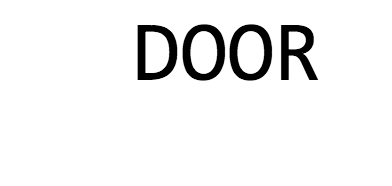
#> input picture HW3_CV/Door.png, 392 x 186 px, given in place of the camera
$ python hw3CV.py   (older library calls are emulated)
#> lines starting #> are read from the running program, lines starting #| are printed output that depends on the picture; after the words box and inside, x2 and y2 are one past the last pixel; in counts of white or black regions, pixels touching at a corner belong together
#> further down, frame is the input picture: shape (186, 392, 3); min 0, max 255, mean 240.4
#| True
#!/usr/bin/env python3
"""
@class: COMP380 AI Robotics
@date: 03/20/2018
@authors: Team SoJ (JJ Lim, So Jin Oh)

This is for Homework 3: Computer Vision
"""

import cv2
import numpy as np
from os import listdir
from os.path import isfile, join
import time
from collections import OrderedDict
from PIL import Image
# import pytesseract  #Python Tesseract; Installation required.
import os

def initORB(numFeatures=25):
    """
    Initiate STAR detection (http://opencv-python-tutroals.readthedocs.io/en/latest/py_tutorials/py_feature2d/py_orb/py_orb.html) (https://stackoverflow.com/questions/32702433/opencv-orb-detector-finds-very-few-keypoints)
    :param numFeatures: the number of features that will be detected and computed using ORB
    :return: initiated orb
    """
    return cv2.ORB_create(nfeatures=numFeatures, scoreType=cv2.ORB_FAST_SCORE)

# [8 lines left out: function showORB, not called in this run]

def computeORB(img):
    """
    Detect keypoints and desriptors of an image using ORB.
    :param img: a processed image with cv2.imread(imgFilePath)
    :return: keypoints of the image, descriptors of the image
    """
    orb = initORB()

    # keypoints = orb.detect(image=img)
    keypoints, des = orb.detectAndCompute(img, None)

    return keypoints, des

def readLetterFeatures(dir):
    imgFiles = [f for f in listdir(dir) if isfile(join(dir, f))]
    letterFeatureDict = {}
    for imgFile in imgFiles:
        if (imgFile.endswith('.png')):
            img = cv2.imread(dir+"/" + imgFile)
            kp, des = computeORB(img)
            imgName = imgFile.strip(".png")
            letterFeatureDict.update({imgName: (kp, des)})
    return letterFeatureDict


# [45 lines left out: functions getBFTargetCluster, getNumMatchedDict, not called in this run]


def getCannyEdge(img):
    gray = cv2.cvtColor(img, cv2.COLOR_BGR2GRAY)
    cannyImg = cv2.Canny(gray, 100, 200)
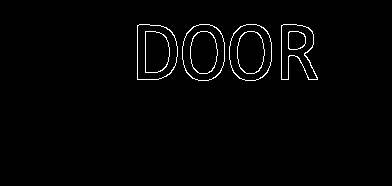
#> cannyImg: shape (186, 392); 1.6% white in thin lines or dots, all inside (x1, y1, x2, y2) = (137, 24, 318, 81)
    return cannyImg

# [81 lines left out: functions showCannyEdge, getHoughLines, showHoughLines, findFocus, drawFocus, not called in this run]


def findRectangleROI(queryImg):
    edges = getCannyEdge(queryImg)

    st = cv2.getStructuringElement(cv2.MORPH_RECT, (5, 5))

    res = cv2.morphologyEx(src=edges, op=cv2.MORPH_CLOSE, kernel=st)  #
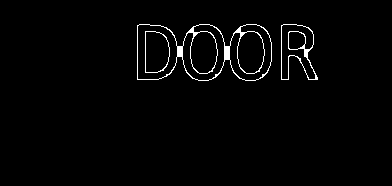
#> res: shape (186, 392); 1.9% white in thin lines or dots, all inside (x1, y1, x2, y2) = (137, 24, 318, 81)

    _, contours, h = cv2.findContours(res, cv2.RETR_TREE,
                                      cv2.CHAIN_APPROX_SIMPLE)  # https://stackoverflow.com/questions/25504964/opencv-python-valueerror-too-many-values-to-unpack
#> contours = 11 contours; largest, box (x1, y1, x2, y2) and area: (137, 24, 272, 81) 6007, (137, 24, 178, 80) 1932, (281, 24, 318, 80) 1295, (229, 24, 272, 81) 981, (182, 24, 225, 81) 981; h = [[3, -1, 1, -1], [2, -1, -1, 0], [-1, 1, -1, 0], [-1, 0, 4, -1], [5, -1, -1, 3], [6, 4, -1, 3], [7, 5, -1, 3], [8, 6, -1, 3], [-1, 7, 9, 3], [-1, -1, 10, 8], [-1, -1, -1, 9]]
    x, y, w, h = 0, 0, 0, 0
    for cnt in contours:
        approx = cv2.approxPolyDP(cnt, 0.01 * cv2.arcLength(cnt, True), True)  # https://stackoverflow.com/questions/11424002/how-to-detect-simple-geometric-shapes-using-opencv
        # print(len(approx))
        if (len(approx) == 4):
            # cv2.drawContours(queryImg, [cnt], 0, (0, 0, 255), -1)
            x, y, w, h = cv2.boundingRect(cnt)
#> this loop made 11 passes
            # x, y, w, h = cv2.boundingRect(cnt.x)
            # print(x, y, w, h)

    print("x, y, w, h:", x, y, w, h)
    if (x == 0 and y == 0 and w == 0 and h == 0):
        print("here")
        return queryImg
    roi = queryImg[y:y + h, x:x + w]
    cv2.imwrite('roi.png', roi)
    # cv2.imshow('roi', roi)
    # cv2.waitKey(0)
    # cv2.destroyAllWindows()
    print("ROI of the query image saved as 'roi.png'")
    return roi

def matchImageTo(targetImgDir, queryImg):
    #Set up Brute Force Matcher
    bf = cv2.BFMatcher(cv2.NORM_HAMMING, crossCheck=True)

    #Set up ORB
    orb = cv2.ORB_create(nfeatures=15)

    # Get the keypoints and descriptors of the region of interest in the query image
    roi = findRectangleROI(queryImg)
    # [6 lines of commented-out code are left out]
    kpQuery, desQuery = orb.detectAndCompute(roi, None)
#> kpQuery = 13 keypoints; strongest (x, y, size): (305, 54, 31), (146, 71, 37.2), (282, 79, 31), (287, 79, 31)

    # Get the dictionary that has kp,des of each image in the target image directory
    letterFeatureDict = readLetterFeatures(targetImgDir)
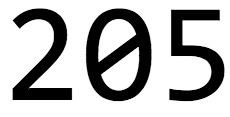
#> input picture HW3_CV/letterSamples/205.png, 230 x 117 px
#> in readLetterFeatures, img is the input picture: shape (117, 230, 3); min 0, max 255, mean 183.8
#> in computeORB, `keypoints, des = orb.detectAndCompute(img, None)`: keypoints = 17 keypoints; strongest (x, y, size): (137, 49, 37.2), (183, 44, 31), (172, 55, 31), (173, 55, 37.2)
#> in readLetterFeatures, `kp, des = computeORB(img)`: kp has the same summary as keypoints in computeORB

    # number of matches for each image will be stored with the name of the image (without extension) as a key value
    matchedKPs = {}
    for letter in letterFeatureDict:
        desTarget = letterFeatureDict.get(letter)[1]
        matches = bf.match(desQuery, desTarget)
        matches = sorted(matches, key=lambda x: x.distance)
        numMatched = 0
        for i in range(len(matches)):
            if matches[i].distance > 50.0:
                break
            numMatched += 1
        matchedKPs.update({letter: numMatched})

    #sort the matchedKPs to get first two best matches
    sortedDic = sorted(matchedKPs, key=matchedKPs.get, reverse=True)

    targetImg1 = cv2.imread(targetImgDir + '/' + str(sortedDic[0]) + ".png")
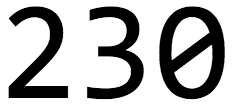
#> input picture HW3_CV/letterSamples/230.png, 234 x 107 px
#> targetImg1 is the input picture: shape (107, 234, 3); min 0, max 255, mean 179.3
    kpTarget1, desTarget1 = letterFeatureDict.get(sortedDic[0])
    numMatch1 = matchedKPs.get(sortedDic[0])

    targetImg2 = cv2.imread(targetImgDir + '/' + str(sortedDic[1]) + ".png")
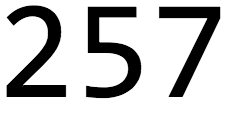
#> input picture HW3_CV/letterSamples/257.png, 228 x 117 px
#> targetImg2 is the input picture: shape (117, 228, 3); min 0, max 255, mean 196.4
    kpTarget2, desTarget2 = letterFeatureDict.get(sortedDic[1])
    numMatch2 = matchedKPs.get(sortedDic[1])

    # #DEBUG: display first two best matches
    # cv2.imshow("Matched #1", targetImg1)
    # cv2.imshow("Matched #2", targetImg2)
    # cv2.waitKey(0)

    #draw matches with first two best matches
    matches1 = bf.match(desQuery, desTarget1)
    roiToMatch1 = cv2.drawMatches(targetImg1, kpTarget1, roi.copy(), kpQuery, matches1[:numMatch1], None)
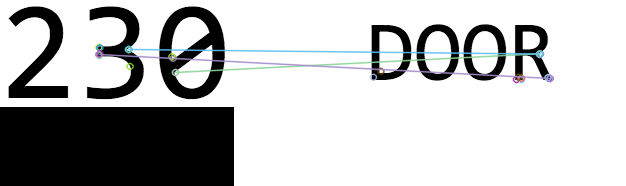
#> roiToMatch1: shape (186, 626, 3); mean B, G, R 189.5, 189.2, 188.5
    # # DEBUG
    # cv2.imshow("roiToMatch1", roiToMatch1)
    # cv2.waitKey(0)
    # cv2.destroyAllWindows()
    matches2 = bf.match(desQuery, desTarget2)
    roiToMatch2 = cv2.drawMatches(targetImg2, kpTarget2, roi.copy(), kpQuery, matches2[:numMatch2], None)
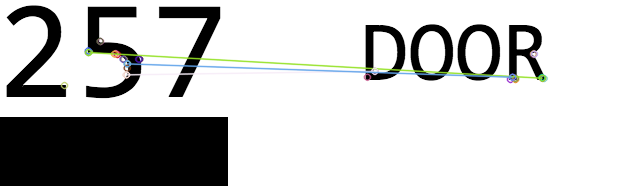
#> roiToMatch2: shape (186, 620, 3); mean B, G, R 197, 197.7, 197


    print("sortedDict, roiToMatch1, roiToMatch2")
    return sortedDic, roiToMatch1, roiToMatch2


if __name__ == '__main__':
    cv2.ocl.setUseOpenCL(False)

    # [14 lines of commented-out code are left out]
    vidCap = cv2.VideoCapture(0)
    while True:
        start_time = time.time()
        gotOne, frame = vidCap.read()

        print(gotOne) # DEBUG
        if (gotOne):
            print("gotOne")
            cv2.imshow("VideoCam", frame)
            sortedDict, roiToMatch1, roiToMatch2 = matchImageTo("letterSamples", frame)

            print(sortedDict, roiToMatch1, roiToMatch2) # DEBUG
            time.sleep(1.0 - time.time() + start_time)  # Sleep for 1 second minus elapsed time

            if (sortedDict is not None):
                print(sortedDict)
                cv2.imshow("roiToMatch1", roiToMatch1)
                cv2.imshow("roiToMatch2", roiToMatch2)
            else:
                # time.sleep(1.0)  # Sleep for 1 second minus elapsed time
                pass

                # [7 lines of commented-out code are left out]
        x = cv2.waitKey(10)  # Waiting may be needed for window updating
#> (key Esc is pressed here)
        char = chr(x & 0xFF)
        if (char == 'q'):  # esc == '27'
            break

    cv2.destroyAllWindows()
    vidCap.release()
